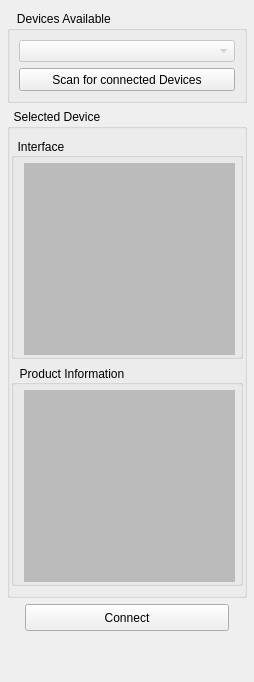
      <widget class="QWidget" name="tabHardware">
       <attribute name="title">
        <string>Hardware</string>
       </attribute>
       <attribute name="whatsThis">
        <string>SA430 hardware information</string>
       </attribute>
       <layout class="QVBoxLayout" name="verticalLayout_26">
        <property name="leftMargin">
         <number>7</number>
        </property>
        <property name="rightMargin">
         <number>7</number>
        </property>
        <item>
         <widget class="QGroupBox" name="grpHwDeviceList">
          <property name="minimumSize">
           <size>
            <width>240</width>
            <height>92</height>
           </size>
          </property>
          <property name="maximumSize">
           <size>
            <width>240</width>
            <height>92</height>
           </size>
          </property>
          <property name="title">
           <string>   Devices Available  </string>
          </property>
          <layout class="QVBoxLayout" name="verticalLayout_2">
           <item>
            <widget class="QComboBox" name="cbDeviceList">
             <property name="enabled">
              <bool>false</bool>
             </property>
             <property name="frame">
              <bool>true</bool>
             </property>
            </widget>
           </item>
           <item>
            <widget class="QPushButton" name="bttnHwDeviceListScan">
             <property name="minimumSize">
              <size>
               <width>0</width>
               <height>23</height>
              </size>
             </property>
             <property name="maximumSize">
              <size>
               <width>16777215</width>
               <height>23</height>
              </size>
             </property>
             <property name="text">
              <string>Scan for connected Devices</string>
             </property>
            </widget>
           </item>
          </layout>
         </widget>
        </item>
        <item>
         <widget class="QGroupBox" name="grpDeviceInfo">
          <property name="minimumSize">
           <size>
            <width>240</width>
            <height>0</height>
           </size>
          </property>
          <property name="maximumSize">
           <size>
            <width>240</width>
            <height>16777215</height>
           </size>
          </property>
          <property name="title">
           <string>  Selected Device  </string>
          </property>
          <layout class="QVBoxLayout" name="verticalLayout_21">
           <property name="leftMargin">
            <number>1</number>
           </property>
           <property name="rightMargin">
            <number>1</number>
           </property>
           <item>
            <widget class="QGroupBox" name="grpHwUsbInfo">
             <property name="title">
              <string>  Interface  </string>
             </property>
             <property name="alignment">
              <set>Qt::AlignLeading|Qt::AlignLeft|Qt::AlignVCenter</set>
             </property>
             <property name="flat">
              <bool>true</bool>
             </property>
             <layout class="QVBoxLayout" name="verticalLayout_12">
              <property name="spacing">
               <number>6</number>
              </property>
              <property name="leftMargin">
               <number>10</number>
              </property>
              <property name="topMargin">
               <number>5</number>
              </property>
              <property name="rightMargin">
               <number>5</number>
              </property>
              <property name="bottomMargin">
               <number>1</number>
              </property>
              <item>
               <widget class="QListView" name="lvHwUsbInfo">
                <property name="styleSheet">
                 <string notr="true">QListView
{
    color: #000;
    background-color: #bbb;
}</string>
                </property>
                <property name="frameShape">
                 <enum>QFrame::NoFrame</enum>
                </property>
                <property name="lineWidth">
                 <number>0</number>
                </property>
                <property name="selectionMode">
                 <enum>QAbstractItemView::NoSelection</enum>
                </property>
               </widget>
              </item>
             </layout>
            </widget>
           </item>
           <item>
            <widget class="QGroupBox" name="grpHwDevInfo">
             <property name="styleSheet">
              <string notr="true">color: rgb(0, 0, 0);</string>
             </property>
             <property name="title">
              <string>  Product Information  </string>
             </property>
             <property name="alignment">
              <set>Qt::AlignLeading|Qt::AlignLeft|Qt::AlignVCenter</set>
             </property>
             <property name="flat">
              <bool>true</bool>
             </property>
             <layout class="QVBoxLayout" name="verticalLayout_16">
              <property name="leftMargin">
               <number>10</number>
              </property>
              <property name="topMargin">
               <number>5</number>
              </property>
              <property name="rightMargin">
               <number>5</number>
              </property>
              <property name="bottomMargin">
               <number>1</number>
              </property>
              <item>
               <widget class="QListView" name="lvHwDevInfo">
                <property name="styleSheet">
                 <string notr="true">QListView
{
    color: #000;
    background-color: #bbb;
}</string>
                </property>
                <property name="frameShape">
                 <enum>QFrame::NoFrame</enum>
                </property>
                <property name="frameShadow">
                 <enum>QFrame::Plain</enum>
                </property>
                <property name="lineWidth">
                 <number>0</number>
                </property>
                <property name="selectionMode">
                 <enum>QAbstractItemView::NoSelection</enum>
                </property>
               </widget>
              </item>
             </layout>
            </widget>
           </item>
          </layout>
         </widget>
        </item>
        <item>
         <layout class="QHBoxLayout" name="horizontalLayout_6">
          <item>
           <spacer name="horizontalSpacer_24">
            <property name="orientation">
             <enum>Qt::Horizontal</enum>
            </property>
            <property name="sizeType">
             <enum>QSizePolicy::Maximum</enum>
            </property>
            <property name="sizeHint" stdset="0">
             <size>
              <width>18</width>
              <height>20</height>
             </size>
            </property>
           </spacer>
          </item>
          <item>
           <widget class="QPushButton" name="bttnHwConnect">
            <property name="minimumSize">
             <size>
              <width>0</width>
              <height>27</height>
             </size>
            </property>
            <property name="maximumSize">
             <size>
              <width>16777215</width>
              <height>27</height>
             </size>
            </property>
            <property name="text">
             <string>Connect</string>
            </property>
            <property name="checkable">
             <bool>true</bool>
            </property>
            <property name="flat">
             <bool>false</bool>
            </property>
           </widget>
          </item>
          <item>
           <spacer name="horizontalSpacer_25">
            <property name="orientation">
             <enum>Qt::Horizontal</enum>
            </property>
            <property name="sizeType">
             <enum>QSizePolicy::Maximum</enum>
            </property>
            <property name="sizeHint" stdset="0">
             <size>
              <width>18</width>
              <height>20</height>
             </size>
            </property>
           </spacer>
          </item>
         </layout>
        </item>
        <item>
         <spacer name="verticalSpacer_3">
          <property name="orientation">
           <enum>Qt::Vertical</enum>
          </property>
          <property name="sizeHint" stdset="0">
           <size>
            <width>20</width>
            <height>40</height>
           </size>
          </property>
         </spacer>
        </item>
       </layout>
      </widget>
